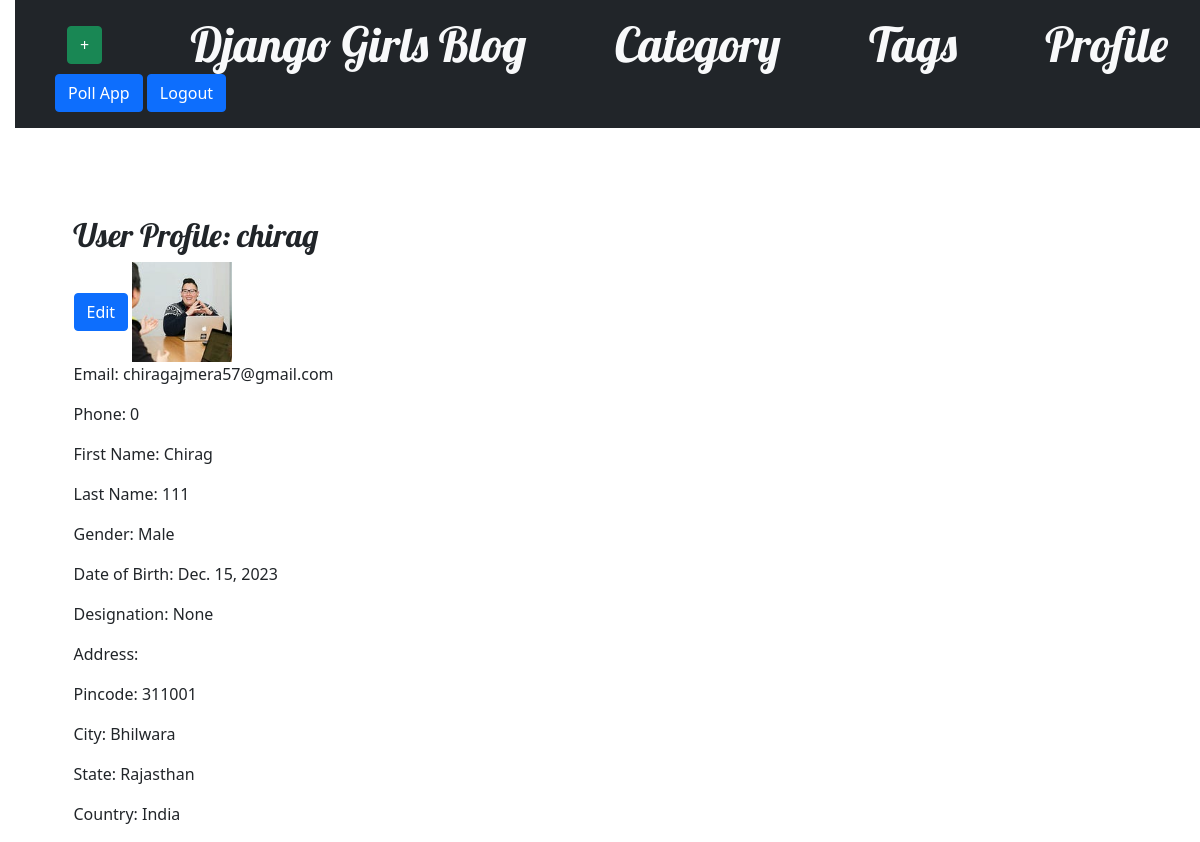
Page /user/chirag/ on the committed database.
### blog/models.py (models this page shows, shortened)
class CustomUser(AbstractUser):
    GENDER_CHOICES = (
        ('M', 'Male'),
        ('F', 'Female'),
    )
    COUNTRY_CHOICES = sorted(COUNTRY_CHOICES, key=lambda x: x[1])
    gender = models.CharField(max_length=60,default='M',choices=GENDER_CHOICES,blank=True)
    city = models.CharField(max_length=80,default='Bhilwara',blank=True)
    state = models.CharField(max_length=90,default='Rajasthan',blank=True)
    country = models.CharField(max_length=50,blank=True,default='India',choices=COUNTRY_CHOICES)
    designation = models.CharField(max_length=50,null=True,blank=True)
    img = models.ImageField(blank=True,null=True,upload_to='profile_images/',)
    phone = models.PositiveBigIntegerField(blank=True,default=0000000)
    pincode = models.PositiveIntegerField(blank=True,null=True)
    address = models.TextField(max_length=50,blank=True,null=True)
    dob = models.DateField(blank=True,null=True)
    def img_preview2(self):
        return mark_safe('<img src = "{url}" width = "100"/>'.format(
             url = self.img.url
         ))

### blog/views.py (the view)
# urls.py: path('user/<str:username>/', views.user_detail, name='user_detail'),
def user_detail(request, username):
    user = get_object_or_404(CustomUser, username=username)
    return render(request, 'blog/userdetails.html', {'user': user})

### blog/templates/blog/userdetails.html
{% extends 'blog/base.html' %}
{% block content %}
    <div class="container mt-5">
        <h2>User Profile: {{ user.username }}</h2><a href="{% url 'blog:edit_profile' %}" class="btn btn-primary">Edit</a>
        {{user.img_preview2}}
        <p>Email: {{ user.email }}</p>
        <p>Phone: {{ user.phone }}</p>
        <p>First Name: {{ user.first_name }}</p>
        <p>Last Name: {{ user.last_name }}</p>
        <p>Gender: {{ user.get_gender_display }}</p>
        <p>Date of Birth: {{ user.dob }}</p>
        <p>Designation: {{ user.designation }}</p>
        <p>Address: {{ user.address }}</p>
        <p>Pincode: {{ user.pincode }}</p>
        <p>City: {{ user.city }}</p>
        <p>State: {{ user.state }}</p>
        <p>Country: {{ user.get_country_display }}</p>
    </div>
{% endblock %}

### blog/static/css/blog.css (style rules this page uses)
body { padding-left: 15px; }
h1, h2, h3, h4 { font-family: 'Lobster', cursive; }

### rows in the picture
CustomUser: username "chirag", img_preview2 (picture), email "chiragajmera57@gmail.com", phone "0", first_name "Chirag", last_name "111", gender "Male", dob "Dec. 15, 2023", designation "None", pincode "311001", city "Bhilwara", state "Rajasthan", country "India"
